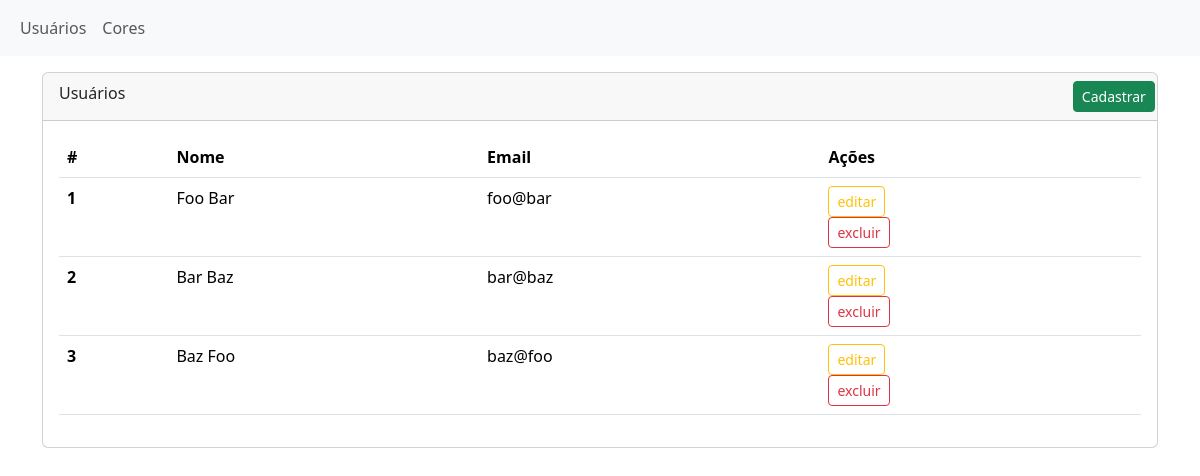
The app's page /users, older data.
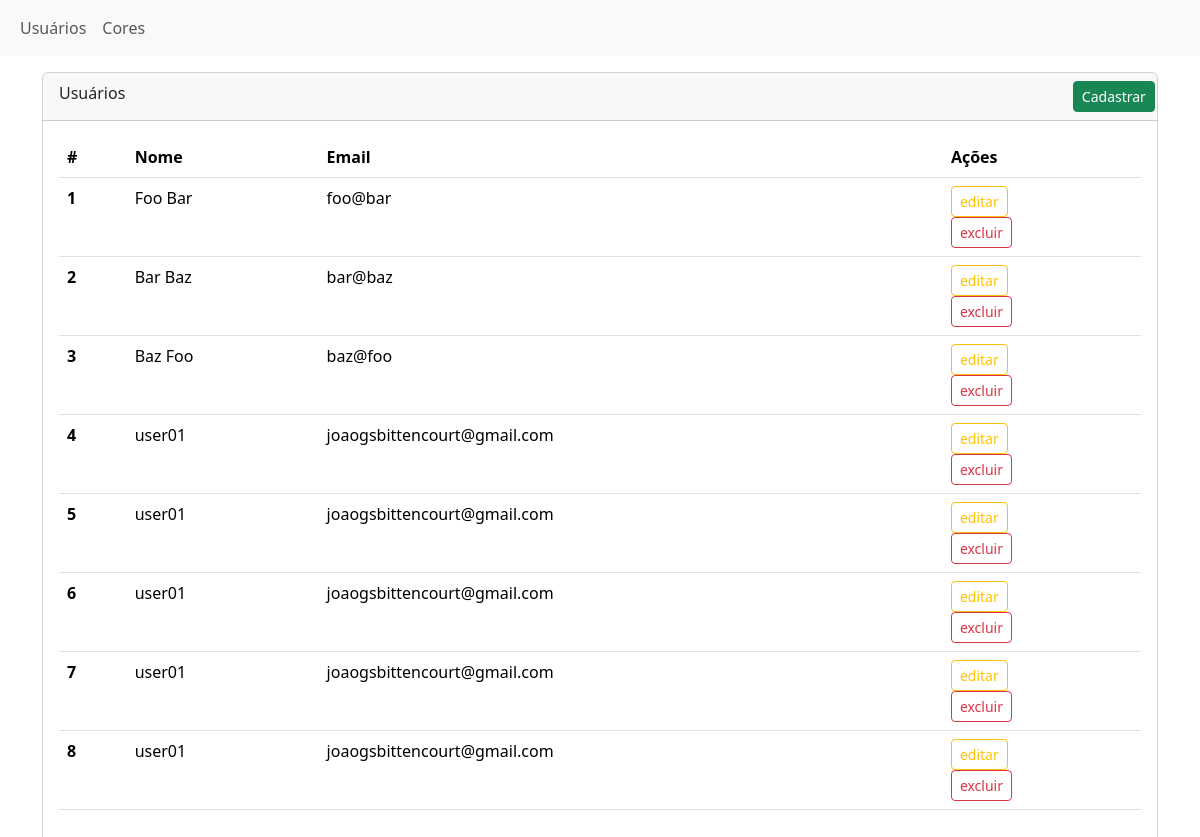
The same page, newer data.
### tables this page shows
CREATE TABLE users(
    id INTEGER PRIMARY KEY,
    name varchar(100) NOT NULL,
    email varchar(100) NOT NULL
);

### src/controllers/UsersController.php (called while the page is built, shortened)
<?php
class UsersController extends Controller
{
    public function index()
    {
        $this->render = 'users_list';
        $connection = new Connection();
        $users = $connection->query("SELECT * FROM users;");
    }
}

### src/controllers/Controller.php (called while the page is built, shortened)
<?php
class Controller
{
    public $data = [];
    public $render = '';
    private $defaultPathToViews = '/../views/';
    private $defaultExtensionViews = '.php';
    public function layout($data = [])
    {
        $file =  __dir__ . $this->defaultPathToViews . $this->render . $this->defaultExtensionViews;
        $viewData = array_merge($data, $this->data);
        extract($viewData);
        require $file;
        return ob_get_clean();
    }
}

### src/database/connection.php (called while the page is built, shortened)
<?php
class Connection
{
    private $databaseFile;
    private $connection;
    public function __construct()
    {
        $this->databaseFile = realpath(__DIR__ . "/db.sqlite");
    }
    private function connect()
    {
        $this->connection = new PDO("sqlite:{$this->databaseFile}");
        $this->connection->setAttribute(PDO::ATTR_ERRMODE, PDO::ERRMODE_EXCEPTION);
        return $this->connection;
    }
    public function getConnection()
    {
        return $this->connection ?: $this->connection = $this->connect();
    }
    public function query($query)
    {
        $result = $this->getConnection()->query($query);
        $result->setFetchMode(PDO::FETCH_OBJ);
        return $result->fetchAll();
    }
}

### index.php (called while the page is built, shortened)
<?php
$requestMethod = $_SERVER['REQUEST_METHOD'];
$requestPath = parse_url($_SERVER['REQUEST_URI'], PHP_URL_PATH);
$router = new Router();
$router->addRoute('GET', '/users', 'UsersController@index');
$router->addRoute('GET', '/users/create', 'UsersController@create');
$router->addRoute('POST', '/users/store', 'UsersController@store');
$router->addRoute('GET', '/users/edit/{id}', 'UsersController@edit');
$router->addRoute('POST', '/users/update/{id}', 'UsersController@update');
$router->addRoute('POST', '/users/delete/{id}', 'UsersController@delete');
$router->addRoute('GET', '/colors', 'ColorsController@index');
$router->addRoute('GET', '/colors/create', 'ColorsController@create');
$router->addRoute('POST', '/colors/store', 'ColorsController@store');
$router->addRoute('POST', '/colors/delete/{id}', 'ColorsController@delete');
$router->addRoute('GET', '/migrate', function () {
    migrator::migrate();
});
$router->addRoute('GET', '/seed', function () {
    migrator::seed();
});
$router->handleRequest($requestMethod, $requestPath);

### src/views/users_list.php (the view, shortened to what the changed rows need)
<!DOCTYPE html>
<html lang="br">
<head>
    <link href="https://cdn.jsdelivr.net/npm/bootstrap@5.3.3/dist/css/bootstrap.min.css" rel="stylesheet">
</head>
<body>
    <?php include __dir__ . '/navbar.php'; ?>
    <div class="container">
        <div class="card mt-3">
            <div class="card-header">
                <div class="row">
                    <div class="col-md-11">
                        Usuários
                    </div>
                    <div class="col-md-1">
                        <a href="/users/create" class="btn btn-sm btn-success text-decorator-none">
                            Cadastrar
                        </a>
                    </div>
                </div>
            </div>
            <div class="card-body">
                <table class="table">
                    <thead>
                        <tr>
                            <th>#</th>
                            <th>Nome</th>
                            <th>Email</th>
                            <th>Ações</th>
                        </tr>
                    </thead>
                    <tbody>
                        <?php
                        $trs = '';
                        $users = $users ?? [];
                        foreach ($users as $user) {
                            $trs .= '<tr>';
                            $trs .= '<th scope="row">' . $user->id . '</th>';
                            $trs .= '<td>' . $user->name . '</td>';
                            $trs .= '<td>' . $user->email . '</td>';
                            $trs .= '<td>
                            <a class="btn btn-sm btn-outline-warning" href="/users/edit/' . $user->id . '">editar</a>
                            <form action="/users/delete/' . $user->id . '" method="POST" >
                                <input type="hidden" value= "' . $user->id . '">
                                <button class="btn btn-sm btn-outline-danger" type="submit">excluir</button>
                            </form>
                            </td>';
                            $trs .= '</tr>';
                        }
                        echo empty($trs) ?
                            '<tr><td colspan="4" class="text-center"> Sem registros!<td></tr>' :
                            $trs;
                        ?>
                    </tbody>
                </table>
            </div>
        </div>
    </div>
</body>
</html>

### src/Router.php (shortened to what the changed rows need)
<?php
class Router
{
    private $routes = [];
    private $params = [];
    public function addRoute($method, $path, $handler)
    {
        $this->routes[$method][$path] = $handler;
    }
    public function handleRequest($method, $path)
    {
        try {
            $this->execute($method, $path);
        } catch (Exception $e) {
            $error['message'] = $e->getMessage();
            $error['type'] = 'danger text-center';
            echo require __dir__ . '/views/exception.php';
        }
    }
    private function execute($method, $path)
    {
        $routesMethod = $this->routes[$method] ?? [];
        foreach ($routesMethod as $route => $handler) {
            if ($this->routeMatches($route, $path)) {
                $this->executeHandler($handler);
                return;
            }
        }
        throw new Exception("Not Found.", 404);
    }
    private function routeMatches($route, $path)
    {
        $routePattern = preg_replace('/\{(\w+)\}/', '(?P<$1>\w+)', $route);
        $routePattern = str_replace('/', '\/', $routePattern);
        $routePattern = '/^' . $routePattern . '$/';
        if (preg_match($routePattern, $path, $matches)) {
            $this->params = $matches;
            return true;
        }
        return false;
    }
    private function executeHandler($handler)
    {
        list($controller, $action) = explode('@', $handler);
        $controllerInstance = new $controllerWithNameSpace();
        $controllerInstance->data['request'] = $this->getRequestData();
        $controllerInstance->$action($this->params);
        echo $controllerInstance->layout();
    }
    private function getRequestData()
    {
        switch ($this->getMethod()) {
            case 'GET':
                return $_GET;
        }
    }
    public function getMethod()
    {
        return $_SERVER['REQUEST_METHOD'];
    }
}

### src/views/navbar.php
<nav class="navbar navbar-expand-lg bg-body-tertiary">
    <div class="container-fluid">
        <div class="collapse navbar-collapse" id="navbarSupportedContent">
            <ul class="navbar-nav me-auto mb-2 mb-lg-0">
                <li class="nav-item ">
                    <a class="nav-link btn btn-outline-primary" aria-current="page" href="/users">Usuários</a>
                </li>
                <li class="nav-item">
                    <a class="nav-link btn btn-outline-primary" aria-current="page" href="/colors">Cores</a>
                </li>
            </ul>
        </div>
    </div>
</nav>

Row changes from the older to the newer data that the page shows:
added users: id "4", name "user01", email "joaogsbittencourt@gmail.com"
added users: id "5", name "user01", email "joaogsbittencourt@gmail.com"
added users: id "6", name "user01", email "joaogsbittencourt@gmail.com"
added users: id "7", name "user01", email "joaogsbittencourt@gmail.com"
added users: id "8", name "user01", email "joaogsbittencourt@gmail.com"
